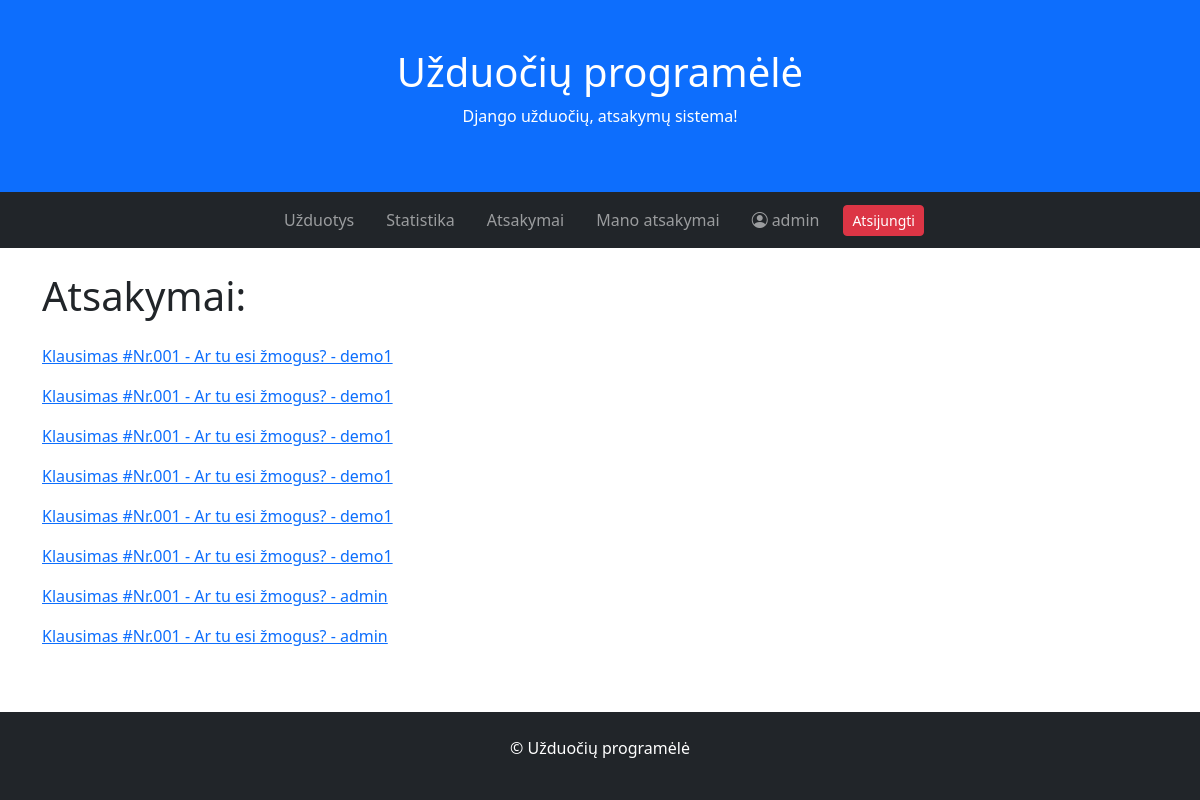
The app's page /answers/ (signed in), older data.
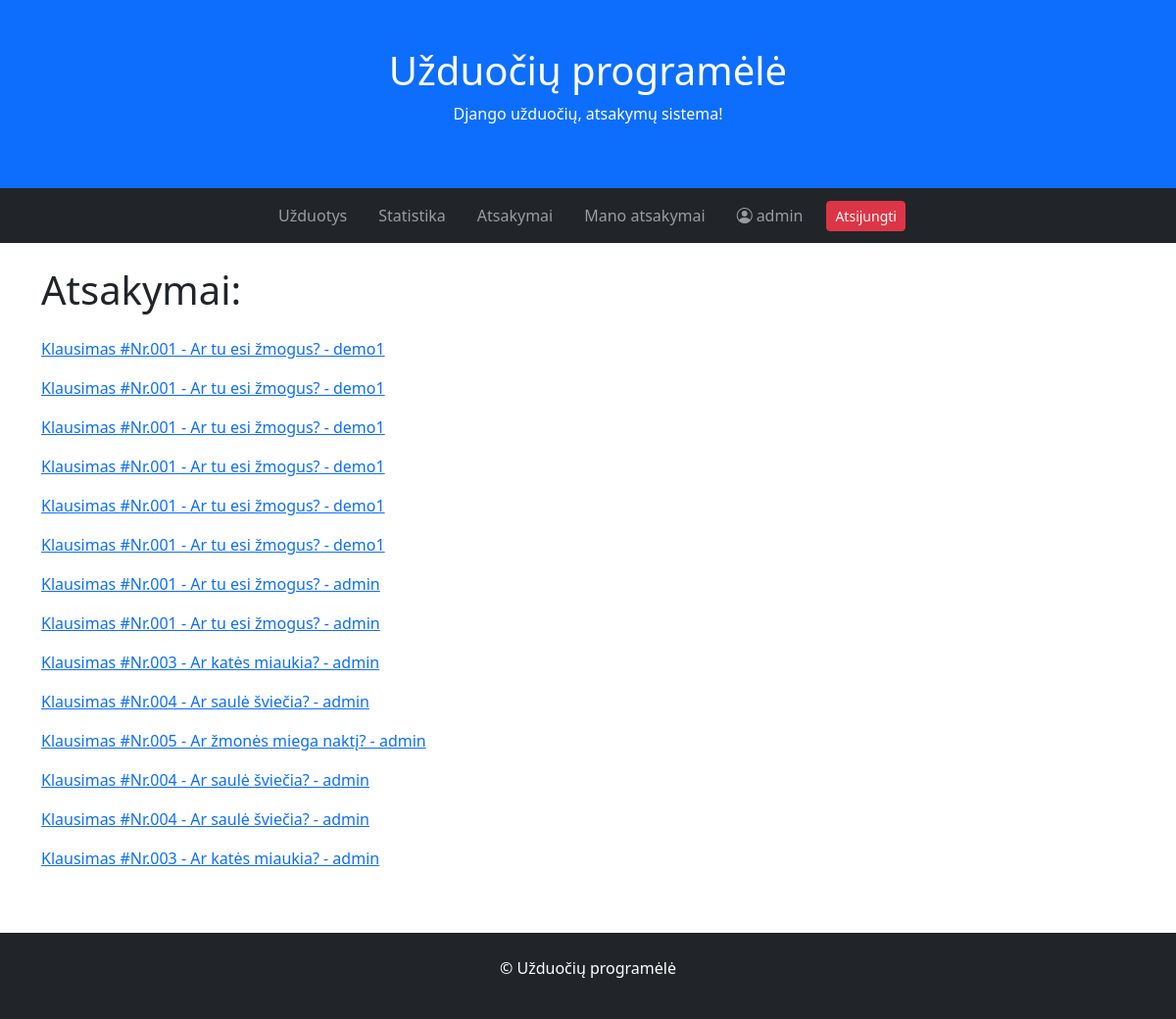
The same page, newer data.
### tasks/models.py (models this page shows, shortened)
class Answer(models.Model):
    task = models.ForeignKey(to="Task", on_delete=models.CASCADE, verbose_name="Užduotis")
    student = models.ForeignKey(to=User, on_delete=models.CASCADE, verbose_name="Studentas")
    ANSWER_CHOICES = [
        (True, 'Taip'),
        (False, 'Ne'),
    ]
    answer = models.BooleanField("Atsakymas", choices=ANSWER_CHOICES, default=True)
    date = models.DateTimeField("Data", auto_now_add=True)
    def __str__(self):
        return f"{self.task} - {self.student}"
    class Meta:
        verbose_name = "Atsakymas"
        verbose_name_plural = "Atsakymai"

class Task(models.Model):
    name = models.CharField("Užduotis")
    content = models.TextField("Klausimas")
    teacher = models.ForeignKey(to=User, on_delete=models.CASCADE, verbose_name="Dėstytojas")
    ANSWER_CHOICES = [
        (True, 'Taip'),
        (False, 'Ne'),
    ]
    correct_answer = models.BooleanField("Teisingas atsakymas", choices=ANSWER_CHOICES, default=True)
    deadline = models.DateTimeField("Terminas", null=True, blank=True)
    date = models.DateTimeField("Data", auto_now_add=True)
    photo = models.ImageField("Nuotrauka", upload_to='tasks', null=True, blank=True)
    def __str__(self):
        return f"{self.name} - {self.content}"
    class Meta:
        verbose_name = "Uždavinys"
        verbose_name_plural = "Uždaviniai"

### tasks/views.py (the view)
# urls.py: path('answers/', views.AnswerListView.as_view(), name="answers"),
class AnswerListView(LoginRequiredMixin, UserPassesTestMixin, ListView):
    model = Answer
    template_name = "answers.html"
    context_object_name = "answers"
    def test_func(self):
        return self.request.user.is_staff

### tasks/templates/answers.html (shortened to what this page needs)
{% extends 'base.html' %}
{% block content %}
<h1 class="mb-4">Atsakymai:</h1>
{% for answer in answers %}
<p><a href="{{ answer.pk }}">{{ answer }}</a></p>
{% endfor %}
{% endblock %}

Row changes from the older to the newer data that the page shows:
added Answer: task+student "Klausimas #Nr.003 - Ar katės miaukia? - admin"
added Answer: task+student "Klausimas #Nr.004 - Ar saulė šviečia? - admin"
added Answer: task+student "Klausimas #Nr.005 - Ar žmonės miega naktį? - admin"
added Answer: task+student "Klausimas #Nr.004 - Ar saulė šviečia? - admin"
added Answer: task+student "Klausimas #Nr.004 - Ar saulė šviečia? - admin"
added Answer: task+student "Klausimas #Nr.003 - Ar katės miaukia? - admin"
